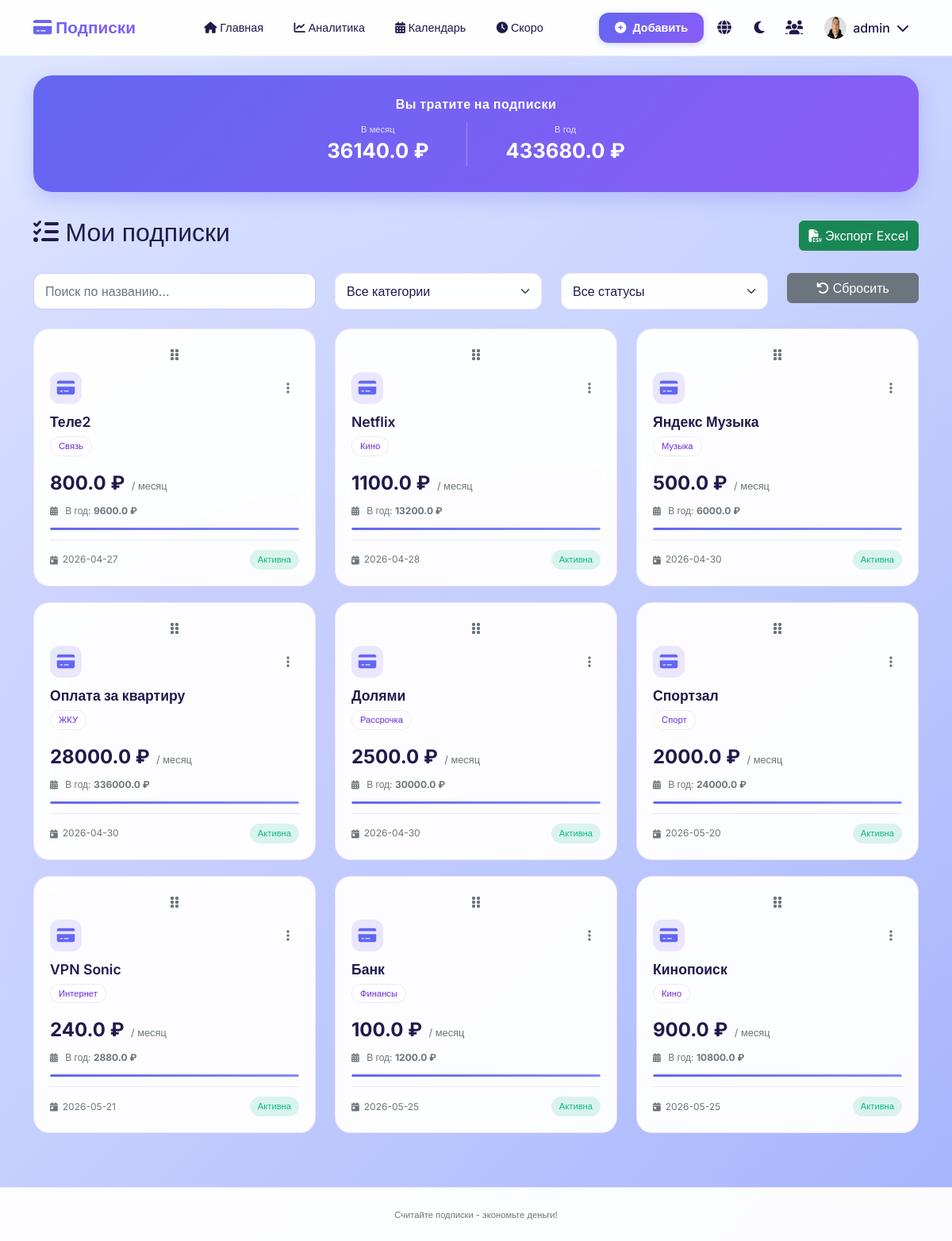
Screenshot of / (signed in) with the database file from the repository.
### models.py (models this page shows, shortened)
class User(db.Model):
    id = db.Column(db.Integer, primary_key=True)
    username = db.Column(db.String(80), unique=True, nullable=False)
    email = db.Column(db.String(120), unique=True, nullable=False)
    password_hash = db.Column(db.String(200), nullable=False)
    is_admin = db.Column(db.Boolean, default=False)
    created_at = db.Column(db.Date, default=date.today)
    avatar = db.Column(db.String(200), default='/static/avatars/default-avatar.png')
    currency = db.Column(db.String(3), default='RUB')
    notifications_enabled = db.Column(db.Boolean, default=True)

class Subscription(db.Model):
    id = db.Column(db.Integer, primary_key=True)
    user_id = db.Column(db.Integer, db.ForeignKey('user.id'), nullable=False)
    name = db.Column(db.String(100), nullable=False)
    cost = db.Column(db.Float, nullable=False)
    period = db.Column(db.String(20), nullable=False)
    next_payment_date = db.Column(db.Date, nullable=False, default=date.today)
    category = db.Column(db.String(50), nullable=False)
    status = db.Column(db.String(20), nullable=False, default='active')
    created_at = db.Column(db.Date, default=date.today)
    user = db.relationship('User', backref=db.backref('subscriptions', lazy=True))

### app.py (the view)
@app.route('/')
@login_required
def index():
    user = User.query.get(session['user_id'])
    subscriptions = Subscription.query.filter_by(user_id=session['user_id']).order_by(Subscription.next_payment_date).all()
    currency_symbols = {'RUB': '₽', 'USD': '$', 'EUR': '€'}
    currency = user.currency if hasattr(user, 'currency') else 'RUB'
    symbol = currency_symbols.get(currency, '₽')
    total_monthly = 0
    total_yearly = 0
    for sub in subscriptions:
        if sub.status == 'active':
            if sub.period == 'month':
                total_monthly += sub.cost
                total_yearly += sub.cost * 12
            elif sub.period == 'year':
                total_monthly += sub.cost / 12
                total_yearly += sub.cost
            elif sub.period == 'week':
                total_monthly += sub.cost * 4.33
                total_yearly += sub.cost * 52
    session['currency'] = currency
    session['currency_symbol'] = symbol
    return render_template('index.html',
                         subscriptions=subscriptions,
                         total_monthly=round(total_monthly, 2),
                         total_yearly=round(total_yearly, 2),
                         symbol=symbol)

### app.py (called while the page is built)
def login_required(f):
    @wraps(f)
    def decorated_function(*args, **kwargs):
        if 'user_id' not in session:
            flash('Пожалуйста, войдите в систему', 'warning')
            return redirect(url_for('login'))
        return f(*args, **kwargs)
    return decorated_function

### templates/index.html (shortened to what this page needs)
{% extends "base.html" %}
{% block content %}
<div class="summary-card">
    <div style="text-align: center; margin-bottom: 0.5rem;">
        <div style="font-size: 1rem; font-weight: 700; color: white; margin-bottom: 0.75rem; letter-spacing: 0.5px;">
            {% if session.lang == 'en' %}You spend on subscriptions{% else %}Вы тратите на подписки{% endif %}
        </div>
        <div style="display: flex; justify-content: center; gap: 3rem;">
            <div style="text-align: center;">
                <small style="display: block; font-size: 0.7rem; opacity: 0.8; color: white;">{% if session.lang == 'en' %}Monthly{% else %}В месяц{% endif %}</small>
                <strong style="font-size: 1.6rem; font-weight: 700; color: white;">{{ total_monthly }} {{ symbol }}</strong>
            </div>
            <div style="text-align: center;">
                <small style="display: block; font-size: 0.7rem; opacity: 0.8; color: white;">{% if session.lang == 'en' %}Yearly{% else %}В год{% endif %}</small>
                <strong style="font-size: 1.6rem; font-weight: 700; color: white;">{{ total_yearly }} {{ symbol }}</strong>
            </div>
        </div>
    </div>
</div>
<div class="d-flex justify-content-between align-items-center flex-wrap gap-3 mb-4">
    <h2><i class="fas fa-list-check"></i> {% if session.lang == 'en' %}My Subscriptions{% else %}Мои подписки{% endif %}</h2>
    <a href="/export-excel" class="btn btn-success">
        <i class="fas fa-file-csv"></i> {% if session.lang == 'en' %}Export Excel{% else %}Экспорт Excel{% endif %}
    </a>
</div>
<div class="row mb-4">
    <div class="col-md-4">
        <input type="text" id="searchInput" class="form-control" placeholder="{% if session.lang == 'en' %}Search by name...{% else %}Поиск по названию...{% endif %}">
    </div>
    <div class="col-md-3">
        <select id="categoryFilter" class="form-select">
            <option value="">{% if session.lang == 'en' %}All categories{% else %}Все категории{% endif %}</option>
            {% set unique_categories = [] %}
        </select>
    </div>
    <div class="col-md-3">
        <select id="statusFilter" class="form-select">
            <option value="">{% if session.lang == 'en' %}All statuses{% else %}Все статусы{% endif %}</option>
        </select>
    </div>
    <div class="col-md-2">
        <button id="resetFilters" class="btn btn-secondary w-100">
            <i class="fas fa-undo"></i> {% if session.lang == 'en' %}Reset{% else %}Сбросить{% endif %}
        </button>
    </div>
</div>
<div id="subscriptions-grid" class="row">
    {% if subscriptions %}
        {% for sub in subscriptions %}
        <div class="col-md-6 col-lg-4 subscription-item" data-id="{{ sub.id }}" data-name="{{ sub.name.lower() }}" data-category="{{ sub.category }}" data-status="{{ sub.status }}">
            <div class="subscription-card" data-id="{{ sub.id }}">
                <div class="drag-handle" style="cursor: grab; text-align: center; margin-bottom: 10px; color: var(--text-muted);">
                    <i class="fas fa-grip-vertical"></i>
                </div>
                <div class="d-flex justify-content-between align-items-start mb-3">
                    <div>
                        <div class="subscription-icon">
                            <i class="fas fa-credit-card"></i>
                        </div>
                        <h5 class="subscription-name">{{ sub.name }}</h5>
                        <span class="subscription-category">{{ sub.category }}</span>
                    </div>
                    <div class="dropdown">
                        <button class="card-menu-btn" type="button" data-bs-toggle="dropdown" aria-expanded="false">
                            <i class="fas fa-ellipsis-v"></i>
                        </button>
                    </div>
                </div>
                <div class="subscription-price">
                    <span class="price-value">{{ sub.cost }} {{ symbol }}</span>
                    <span class="price-period">
                        / {% if sub.period == 'month' %}{% if session.lang == 'en' %}month{% else %}месяц{% endif %}
                           {% elif sub.period == 'year' %}{% if session.lang == 'en' %}year{% else %}год{% endif %}
                           {% else %}{% if session.lang == 'en' %}week{% else %}неделя{% endif %}{% endif %}
                    </span>
                </div>
                <div class="subscription-yearly">
                    <i class="fas fa-calendar-alt"></i>
                    {% set yearly = sub.cost * 12 if sub.period == 'month' else sub.cost if sub.period == 'year' else sub.cost * 52 %}
                    {% if session.lang == 'en' %}Yearly: {% else %}В год: {% endif %}<strong>{{ yearly|round(2) }} {{ symbol }}</strong>
                </div>
                <div class="subscription-progress">
                    <div class="progress-bar-custom" style="width: 100%;"></div>
                </div>
                <div class="subscription-footer">
                    <div class="payment-date">
                        <i class="fas fa-calendar-day"></i>
                        <span>{{ sub.next_payment_date }}</span>
                    </div>
                    <div class="status-badge status-{{ sub.status }}">
                        {% if sub.status == 'active' %}
                            {% if session.lang == 'en' %}Active{% else %}Активна{% endif %}
                        {% elif sub.status == 'paused' %}
                            {% if session.lang == 'en' %}Paused{% else %}Приостановлена{% endif %}
                        {% else %}
                            {% if session.lang == 'en' %}Canceled{% else %}Отменена{% endif %}
                        {% endif %}
                    </div>
                </div>
            </div>
        </div>
        {% endfor %}
    {% endif %}
</div>
{% endblock %}

### templates/base.html (shortened to what this page needs)
<!DOCTYPE html>
<html lang="ru" data-theme="light">
<head>
    <link href="https://cdn.jsdelivr.net/npm/bootstrap@5.2.3/dist/css/bootstrap.min.css" rel="stylesheet">
    <link rel="stylesheet" href="https://cdnjs.cloudflare.com/ajax/libs/font-awesome/6.4.0/css/all.min.css">
    <link rel="stylesheet" href="{{ url_for('static', filename='style.css') }}">
</head>
<body>
    <nav class="navbar navbar-expand-lg">
        <div class="container">
            <a class="navbar-brand" href="/">
                <i class="fas fa-credit-card"></i>
            </a>
            <div class="collapse navbar-collapse" id="navbarNav">
                <ul class="navbar-nav mx-auto">
                    <li class="nav-item">
                        <a class="nav-link" href="/">
                            <i class="fas fa-home"></i>
                            {% if session.lang == 'en' %}Dashboard{% else %}Главная{% endif %}
                        </a>
                    </li>
                    <li class="nav-item">
                        <a class="nav-link" href="/analytics">
                            <i class="fas fa-chart-line"></i>
                            {% if session.lang == 'en' %}Analytics{% else %}Аналитика{% endif %}
                        </a>
                    </li>
                    <li class="nav-item">
                        <a class="nav-link" href="/calendar">
                            <i class="fas fa-calendar-alt"></i>
                            {% if session.lang == 'en' %}Calendar{% else %}Календарь{% endif %}
                        </a>
                    </li>
                    <li class="nav-item">
                        <a class="nav-link" href="/upcoming">
                            <i class="fas fa-clock"></i>
                            {% if session.lang == 'en' %}Upcoming{% else %}Скоро{% endif %}
                        </a>
                    </li>
                </ul>
                <div class="d-flex align-items-center gap-2">
                    <a class="btn-add-header" href="/add">
                        <i class="fas fa-plus-circle"></i>
                        {% if session.lang == 'en' %}Add{% else %}Добавить{% endif %}
                    </a>
                    <div class="dropdown" style="position: relative;">
                        <button class="btn-icon" data-bs-toggle="dropdown" aria-expanded="false">
                            <i class="fas fa-globe"></i>
                        </button>
                    </div>
                    <button class="btn-icon" id="theme-toggle-nav">
                        <i class="fas fa-moon" id="theme-icon"></i>
                    </button>
                    {% if session.is_admin %}
                    <a class="btn-icon" href="/admin/users">
                        <i class="fas fa-users"></i>
                    </a>
                    {% endif %}
                    <div class="dropdown" style="position: relative;">
                        <button class="btn-user" data-bs-toggle="dropdown" aria-expanded="false">
                            {% if session.user_avatar %}
                                <img src="{{ session.user_avatar }}" style="width: 28px; height: 28px; border-radius: 50%; object-fit: cover;" onerror="this.onerror=null; this.style.display='none'; this.nextSibling.style.display='flex';">
                            {% else %}
                                <div style="width: 28px; height: 28px; border-radius: 50%; background: linear-gradient(135deg, #6366f1, #8b5cf6); display: flex; align-items: center; justify-content: center; color: white; font-weight: bold; font-size: 12px;">
                                    {{ session.username[0].upper() if session.username else 'U' }}
                                </div>
                            {% endif %}
                            <span>{{ session.username }}</span>
                            <i class="fas fa-chevron-down"></i>
                        </button>
                    </div>
                </div>
            </div>
        </div>
    </nav>
    <main class="container mt-4">
        {% block content %}{% endblock %}
    </main>
    <footer class="text-center py-4 mt-5">
        <small> {% if session.lang == 'en' %}Track your subscriptions - save money!{% else %}Считайте подписки - экономьте деньги!{% endif %}</small>
    </footer>
</body>
</html>

### static/style.css (style rules this page uses)
* { margin: 0; padding: 0; box-sizing: border-box; }
body { font-family: 'Inter', sans-serif; transition: all 0.3s ease; min-height: 100vh; position: relative; overflow-x: hidden; }
body::before { content: ''; position: fixed; top: 0; left: 0; width: 100%; height: 100%; z-index: -2; background: linear-gradient(135deg, #e0e7ff 0%, #c7d2fe 50%, #a5b4fc 100%); }
body::after { content: ''; position: fixed; top: 0; left: 0; width: 100%; height: 100%; z-index: -1; background: radial-gradient(circle at 20% 50%, rgba(139, 92, 246, 0.08), transparent 50%); }
:root, [data-theme="light"] { --bg-primary: rgba(249, 250, 255, 0.96); --bg-secondary: rgba(255, 255, 255, 0.98); --text-primary: #1e1b4b; --text-secondary: #6d28d9; --text-muted: #6c757d; --card-bg: rgba(255, 255, 255, 0.96); --card-shadow: 0 12px 30px rgba(79, 70, 229, 0.08); --navbar-bg: rgba(255, 255, 255, 0.96); --border-color: rgba(139, 92, 246, 0.15); --success: #10b981; --warning: #f59e0b; --danger: #ef4444; --primary: #6366f1; --primary-dark: #4f46e5; --primary-light: #818cf8; --gradient: linear-gradient(135deg, #6366f1 0%, #8b5cf6 100%); }
body { background-color: transparent; color: var(--text-primary); }
.navbar { background-color: var(--navbar-bg); backdrop-filter: blur(16px); border-bottom: 1px solid var(--border-color); padding: 0.8rem 0; position: relative; z-index: 1000; }
.navbar-brand { font-weight: 700; font-size: 1.3rem; background: var(--gradient); -webkit-background-clip: text; background-clip: text; color: transparent !important; }
.nav-link { color: var(--text-primary) !important; font-weight: 500; padding: 0.5rem 1rem !important; margin: 0 0.2rem; border-radius: 10px; transition: all 0.2s; font-size: 0.9rem; }
.btn-add-header { background: var(--gradient); color: white !important; padding: 8px 20px; border-radius: 12px; text-decoration: none; font-weight: 600; transition: all 0.2s; display: inline-flex; align-items: center; gap: 8px; font-size: 0.9rem; box-shadow: 0 2px 8px rgba(99, 102, 241, 0.3); }
.btn-icon { background: transparent; border: none; color: var(--text-primary); font-size: 1.1rem; padding: 8px; border-radius: 10px; width: 36px; height: 36px; display: flex; align-items: center; justify-content: center; transition: all 0.2s; cursor: pointer; }
.btn-user { background: transparent; border: none; color: var(--text-primary); padding: 8px 12px; border-radius: 12px; display: flex; align-items: center; gap: 8px; transition: all 0.2s; font-weight: 500; }
.subscription-card { background-color: var(--card-bg); backdrop-filter: blur(8px); border-radius: 20px; padding: 1.25rem; margin-bottom: 1rem; border: 1px solid var(--border-color); transition: all 0.3s ease; }
.summary-card { background: var(--gradient); border-radius: 24px; padding: 1.5rem; color: white; margin-bottom: 2rem; text-align: center; box-shadow: 0 8px 24px rgba(99, 102, 241, 0.25); }
.form-control, .form-select { background-color: var(--bg-secondary); border: 1px solid var(--border-color); color: var(--text-primary); border-radius: 12px; padding: 10px 14px; transition: all 0.2s; }
footer { color: var(--text-muted); border-top: 1px solid var(--border-color); background-color: var(--navbar-bg); backdrop-filter: blur(8px); font-size: 0.8rem; }
.w-100 { width: 100%; }

### rows the page displays
User: user_avatar (picture), username "admin"
Subscription: name "Теле2", category "Связь", cost "800.0", symbol "₽", period "месяц", yearly "9600.0", next_payment_date "2026-04-27", status "Активна"
Subscription: name "Netflix", category "Кино", cost "1100.0", symbol "₽", period "месяц", yearly "13200.0", next_payment_date "2026-04-28", status "Активна"
Subscription: name "Яндекс Музыка", category "Музыка", cost "500.0", symbol "₽", period "месяц", yearly "6000.0", next_payment_date "2026-04-30", status "Активна"
Subscription: name "Оплата за квартиру", category "ЖКУ", cost "28000.0", symbol "₽", period "месяц", yearly "336000.0", next_payment_date "2026-04-30", status "Активна"
Subscription: name "Долями", category "Рассрочка", cost "2500.0", symbol "₽", period "месяц", yearly "30000.0", next_payment_date "2026-04-30", status "Активна"
Subscription: name "Спортзал", category "Cпорт", cost "2000.0", symbol "₽", period "месяц", yearly "24000.0", next_payment_date "2026-05-20", status "Активна"
Subscription: name "VPN Sonic", category "Интернет", cost "240.0", symbol "₽", period "месяц", yearly "2880.0", next_payment_date "2026-05-21", status "Активна"
Subscription: name "Банк", category "Финансы", cost "100.0", symbol "₽", period "месяц", yearly "1200.0", next_payment_date "2026-05-25", status "Активна"
Subscription: name "Кинопоиск", category "Кино", cost "900.0", symbol "₽", period "месяц", yearly "10800.0", next_payment_date "2026-05-25", status "Активна"

### other values shown
{{ total_monthly }} "36140.0"
{{ symbol }} "₽"
{{ total_yearly }} "433680.0"
